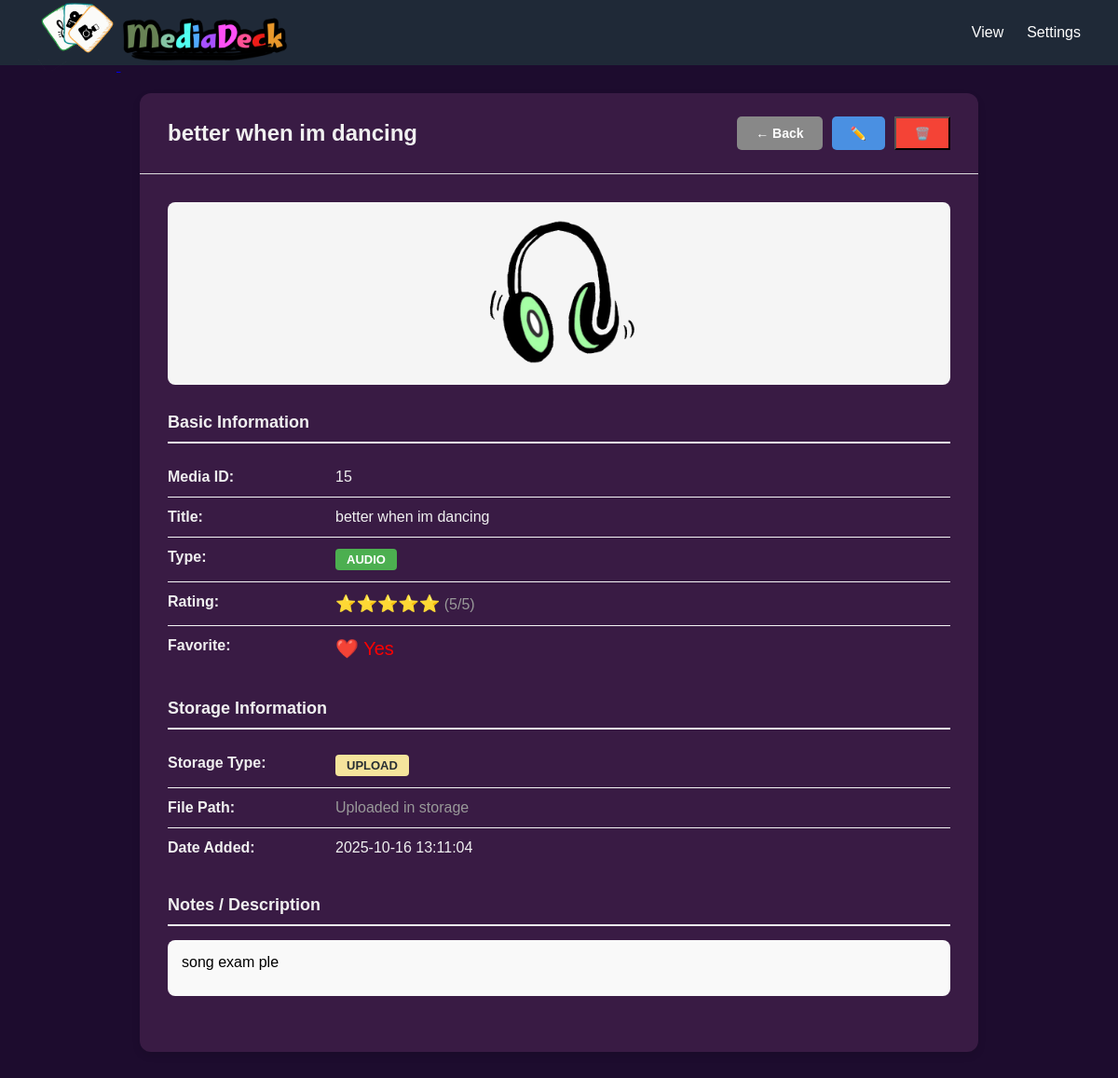
Page /view_detail.php?id=15 on the committed database.
### tables this page shows
CREATE TABLE `media` (
  `id` int(11) NOT NULL,
  `title` varchar(255) NOT NULL,
  `type` enum('image','video','audio','text') NOT NULL,
  `storage_type` enum('upload','link') NOT NULL,
  `file_path` varchar(500) DEFAULT NULL,
  `notes` text DEFAULT NULL,
  `rating` tinyint(4) DEFAULT 0 CHECK (`rating` between 0 and 5),
  `is_favorite` tinyint(1) DEFAULT 0,
  `thumbnail` varchar(500) DEFAULT NULL,
  `created_at` datetime DEFAULT current_timestamp(),
  `updated_at` datetime DEFAULT current_timestamp() ON UPDATE current_timestamp()
);

### view_detail.php (the view, shortened to what this page needs)
<?php
require_once __DIR__ . '/config/dbconfig.php';
$id = isset($_GET['id']) ? (int)$_GET['id'] : 0;
$stmt = $conn->prepare("SELECT * FROM media WHERE id = ?");
$stmt->bind_param("i", $id);
$stmt->execute();
$result = $stmt->get_result();
$media = $result ? $result->fetch_assoc() : null;
$isUploaded = ($media['storage_type'] === 'upload');
$fileExists = false;
if ($isUploaded && !empty($media['file_path'])) {
    $fullPath = __DIR__ . '/' . $media['file_path'];
    $fileExists = file_exists($fullPath);
}
$fileExt = strtolower(pathinfo($media['file_path'], PATHINFO_EXTENSION));
?>
<!DOCTYPE html>
<html lang="en">
<head>
    <link rel="stylesheet" href="assets/css/detail.css">
</head>
<body>
    <?php include 'includes/header.php'; ?>
    <div class="container">
        <div class="detail-header">
            <h1><?= htmlspecialchars($media['title']) ?></h1>
            <div class="header-actions">
                <a href="view_media.php" class="btn-back">← Back</a>
                <a href="edit_media.php?id=<?= $media['id'] ?>" class="btn-edit">✏️</a>
                <button onclick="confirmDelete()" class="btn-delete header-actions">🗑️</button>
            </div>
        </div>
        <div class="detail-body">
            <?php if ($media['type'] === 'audio' && $isUploaded && $fileExists): ?>
                <div class="audio-player-container">
                    <div class="audio-thumbnail">
                        <img src="assets/icons/audio-icon.png" alt="Audio" style="background: #ffffffff;">
                    </div>
                    <div class="audio-controls">
                        <audio id="audioPlayer" controls>
                            <source src="<?= htmlspecialchars($media['file_path']) ?>" type="audio/<?= $fileExt ?>">
                            Your browser does not support the audio element.
                        </audio>
                    </div>
                </div>
            <?php else: ?>
                <div class="media-preview">
                    <?php
                    $isImage = preg_match('/\.(jpg|jpeg|png|gif|webp)$/i', $media['file_path']);
                    $isExternal = preg_match('/^https?:\/\//i', $media['file_path']);
                    if ($media['type'] === 'image' && $isImage):
                        if ($isExternal):
                    ?>
                        <img src="<?= htmlspecialchars($media['file_path']) ?>" alt="<?= htmlspecialchars($media['title']) ?>">
                    <?php else: ?>
                        <img src="<?= htmlspecialchars($media['file_path']) ?>" alt="<?= htmlspecialchars($media['title']) ?>">
                    <?php endif; ?>
                    <?php elseif ($media['type'] === 'image'): ?>
                        <img src="assets/icons/image-icon.png" alt="Image" style="max-width: 200px;">
                    <?php elseif ($media['type'] === 'video'): ?>
                        <img src="assets/icons/video-icon.png" alt="Video" style="max-width: 200px;">
                    <?php elseif ($media['type'] === 'audio'): ?>
                        <img src="assets/icons/audio-icon.png" alt="Audio" style="max-width: 200px;">
                    <?php elseif ($media['type'] === 'text'): ?>
                        <img src="assets/icons/document-icon.png" alt="Document" style="max-width: 200px;">
                    <?php endif; ?>
                </div>
            <?php endif; ?>
            <div class="info-section">
                <h2>Basic Information</h2>
                <div class="info-row">
                    <div class="info-label">Media ID:</div>
                    <div class="info-value"><?= $media['id'] ?></div>
                </div>
                <div class="info-row">
                    <div class="info-label">Title:</div>
                    <div class="info-value"><?= htmlspecialchars($media['title']) ?></div>
                </div>
                <div class="info-row">
                    <div class="info-label">Type:</div>
                    <div class="info-value">
                        <?php
                        $typeClass = '';
                        switch($media['type']) {
                            case 'audio': $typeClass = 'badge-audio'; break;
                        }
                        ?>
                        <span class="badge <?= $typeClass ?>"><?= strtoupper($media['type']) ?></span>
                    </div>
                </div>
                <div class="info-row">
                    <div class="info-label">Rating:</div>
                    <div class="info-value">
                        <span class="rating-stars"><?= str_repeat('⭐', $media['rating']) ?></span>
                        <span style="color: #999;"> (<?= $media['rating'] ?>/5)</span>
                    </div>
                </div>
                <div class="info-row">
                    <div class="info-label">Favorite:</div>
                    <div class="info-value">
                        <?php if ($media['is_favorite']): ?>
                            <span class="favorite-indicator">❤️ Yes</span>
                        <?php else: ?>
                            <span style="color: #999;">No</span>
                        <?php endif; ?>
                    </div>
                </div>
            </div>
            <div class="info-section">
                <h2>Storage Information</h2>
                <div class="info-row">
                    <div class="info-label">Storage Type:</div>
                    <div class="info-value">
                        <span class="badge <?= $media['storage_type'] === 'upload' ? 'badge-upload' : 'badge-link' ?>">
                            <?= strtoupper($media['storage_type']) ?>
                        </span>
                    </div>
                </div>
                <div class="info-row">
                    <div class="info-label">File Path:</div>
                    <div class="info-value">
                        <?php if ($media['storage_type'] === 'upload'): ?>
                            <span style="color: #999;">Uploaded in storage</span>
                        <?php else: ?>
                            <a href="<?= htmlspecialchars($media['file_path']) ?>" target="_blank" title="Click to open">
                                <?= htmlspecialchars($media['file_path']) ?>
                            </a>
                        <?php endif; ?>
                    </div>
                </div>
                <div class="info-row">
                    <div class="info-label">Date Added:</div>
                    <div class="info-value"><?= $media['created_at'] ?></div>
                </div>
            </div>
            <div class="info-section">
                <h2>Notes / Description</h2>
                <div style="padding: 15px; background: #f9f9f9; border-radius: 8px; min-height: 60px;">
                    <?php if (!empty($media['notes'])): ?>
                        <?= nl2br(htmlspecialchars($media['notes'])) ?>
                    <?php else: ?>
                        <span style="color: #999; font-style: italic;">No notes available</span>
                    <?php endif; ?>
                </div>
            </div>
        </div>
    </div>
</body>
</html>

### assets/css/detail.css (style rules this page uses)
* { margin: 0; padding: 0; box-sizing: border-box; }
body { font-family: Arial, sans-serif; background-color: #1D0C2E; }
.container { max-width: 900px; margin: 30px auto; background: #391B44; border-radius: 12px; overflow: hidden; box-shadow: 0 4px 8px rgba(0, 0, 0, 0.1); }
.detail-header { padding: 25px 30px; border-bottom: 1px solid #ddd; display: flex; justify-content: space-between; align-items: center; }
.detail-header h1 { font-size: 24px; color: #f0f0f0; }
.header-actions { display: flex; gap: 10px; }
.header-actions a { padding: 10px 20px; text-decoration: none; border-radius: 5px; font-size: 14px; font-weight: bold; transition: all 0.2s; }
.btn-back { background: #888; color: white; }
.btn-edit { background: #4A90E2; color: white; }
.detail-body { padding: 30px; }
.media-preview { width: 100%; max-height: 500px; object-fit: contain; margin-bottom: 30px; border-radius: 8px; background: #f5f5f5; display: flex; align-items: center; justify-content: center; }
.media-preview img { max-width: 100%; max-height: 500px; border-radius: 8px; }
.info-section { margin-bottom: 30px; }
.info-section h2 { font-size: 18px; color: #f0f0f0; margin-bottom: 15px; padding-bottom: 10px; border-bottom: 2px solid #f0f0f0; }
.info-row { display: flex; padding: 12px 0; border-bottom: 1px solid #f5f5f5; }
.info-row:last-child { border-bottom: none; }
.info-label { font-weight: bold; width: 180px; color: #f0f0f0; }
.info-value { flex: 1; color: #f0f0f0; word-break: break-word; }
.badge { display: inline-block; padding: 4px 12px; border-radius: 4px; font-size: 13px; font-weight: bold; }
.badge-audio { background: #4CAF50; color: white; }
.badge-upload { background: hwb(49 61% 4%); color: #272e33; }
.favorite-indicator { color: red; font-size: 20px; }
.rating-stars { color: #FFD700; font-size: 18px; }

### rows in the picture
media: title "better when im dancing", id "15", type "AUDIO", rating "⭐⭐⭐⭐⭐", rating "5", storage_type "UPLOAD", created_at "2025-10-16 13:11:04", notes "song exam ple"
